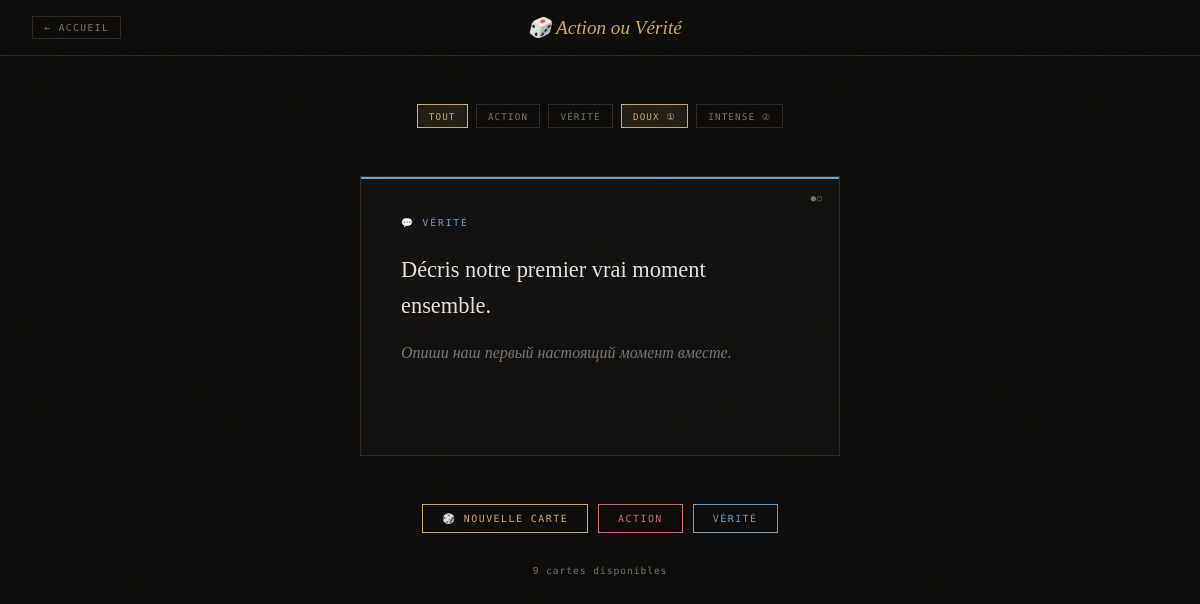
/jeux.php?type=all&niveau=1 (signed in), run on the app's committed database.
### tables this page shows
CREATE TABLE IF NOT EXISTS jeux_cartes (
    id          INT UNSIGNED AUTO_INCREMENT PRIMARY KEY,
    type        ENUM('action','verite') NOT NULL,
    contenu_fr  TEXT NOT NULL,
    contenu_ru  TEXT,
    niveau      TINYINT DEFAULT 1,
    created_at  DATETIME DEFAULT CURRENT_TIMESTAMP
);

### config.php (called while the page is built, shortened)
<?php
function db(): PDO {
    static $pdo = null;
    if (!$pdo) {
        $pdo = new PDO(
            "mysql:host=".DB_HOST.";dbname=".DB_NAME.";charset=".DB_CHARSET,
            DB_USER, DB_PASS,
            [PDO::ATTR_ERRMODE => PDO::ERRMODE_EXCEPTION,
             PDO::ATTR_DEFAULT_FETCH_MODE => PDO::FETCH_ASSOC,
             PDO::ATTR_EMULATE_PREPARES => false]
        );
    }
    return $pdo;
}
function currentUser(): array {
    return $_SESSION['user'] ?? [];
}
function t(string $fr, string $ru): string {
    $lang = $_SESSION['user']['lang'] ?? 'fr';
    return $lang === 'ru' ? $ru : $fr;
}
function h(string $s): string {
    return htmlspecialchars($s, ENT_QUOTES, 'UTF-8');
}

### jeux.php (the view, shortened to what this page needs)
<?php
require_once __DIR__.'/config.php';
$user = currentUser();
$lang = $user['lang'];
$type   = $_GET['type'] ?? 'all';
$niveau = (int)($_GET['niveau'] ?? 0);
try {
    $where = "WHERE 1=1";
    $params = [];
    if ($niveau > 0)         { $where .= " AND niveau=?"; $params[] = $niveau; }
    $carte_id = isset($_GET['id']) ? (int)$_GET['id'] : null;
    if ($carte_id) {
        $stmt = db()->prepare("SELECT * FROM jeux_cartes WHERE id=?");
        $stmt->execute([$carte_id]);
        $carte = $stmt->fetch();
    } else {
        $stmt = db()->prepare("SELECT * FROM jeux_cartes $where ORDER BY RAND() LIMIT 1");
        $stmt->execute($params);
        $carte = $stmt->fetch();
    }
    $total = db()->prepare("SELECT COUNT(*) FROM jeux_cartes $where");
    $total->execute($params);
    $total = $total->fetchColumn();
} catch(Exception $e) { $carte = null; $total = 0; }
?>
<!DOCTYPE html>
<html lang="<?= $lang ?>">
<head>
</head>
<body>
<div class="topbar">
  <a class="back" href="<?= BASE_URL ?>/dashboard.php">← <?= t('Accueil','Главная') ?></a>
  <div class="topbar-title">🎲 <?= t('Action ou Vérité','Правда или Действие') ?></div>
</div>
<div class="wrap">
  <div class="filters">
    <a class="filter-btn <?= $type==='all'?'active':'' ?>" href="?type=all"><?= t('Tout','Все') ?></a>
    <a class="filter-btn action <?= $type==='action'?'active':'' ?>" href="?type=action"><?= t('Action','Действие') ?></a>
    <a class="filter-btn verite <?= $type==='verite'?'active':'' ?>" href="?type=verite"><?= t('Vérité','Правда') ?></a>
    <a class="filter-btn <?= $niveau===1?'active':'' ?>" href="?type=<?= $type ?>&niveau=1"><?= t('Doux','Мягко') ?> ①</a>
    <a class="filter-btn <?= $niveau===2?'active':'' ?>" href="?type=<?= $type ?>&niveau=2"><?= t('Intense','Интенсивно') ?> ②</a>
  </div>
  <?php if ($carte): ?>
  <div class="card-wrap">
    <div class="game-card <?= $carte['type'] ?>">
      <div>
        <div class="card-type <?= $carte['type'] ?>">
          <?php if ($carte['type']==='action'): ?>
            <?= t('⚡ Action','⚡ Действие') ?>
          <?php else: ?>
            <?= t('💬 Vérité','💬 Правда') ?>
          <?php endif; ?>
        </div>
        <div class="card-niveau"><?= str_repeat('●', $carte['niveau']) ?><?= str_repeat('○', 2-$carte['niveau']) ?></div>
        <div class="card-text">
          <div>
            <?= h($lang === 'ru' && $carte['contenu_ru'] ? $carte['contenu_ru'] : $carte['contenu_fr']) ?>
            <?php if ($lang !== 'ru' && $carte['contenu_ru']): ?>
            <div class="card-ru"><?= h($carte['contenu_ru']) ?></div>
            <?php elseif ($lang === 'ru'): ?>
            <div class="card-ru"><?= h($carte['contenu_fr']) ?></div>
            <?php endif; ?>
          </div>
        </div>
      </div>
    </div>
  </div>
  <div class="card-btns">
    <a class="cbtn main" href="?type=<?= $type ?>&niveau=<?= $niveau ?>">🎲 <?= t('Nouvelle carte','Новая карта') ?></a>
    <a class="cbtn act" href="?type=action&niveau=<?= $niveau ?>"><?= t('Action','Действие') ?></a>
    <a class="cbtn ver" href="?type=verite&niveau=<?= $niveau ?>"><?= t('Vérité','Правда') ?></a>
  </div>
  <div class="stats"><?= $total ?> <?= t('cartes disponibles','карт доступно') ?></div>
  <?php else: ?>
  <div class="no-card"><?= t('Aucune carte disponible pour ces filtres.','Нет карточек для выбранных фильтров.') ?></div>
  <?php endif; ?>
</div>
</body>
</html>

### jeux.php (style rules this page uses)
:root { --bg:#0f0d0b;--s:#141210;--border:#2e2a25;--accent:#c9a96e;--as:rgba(201,169,110,.1);--text:#e8e0d5;--muted:#7a7268;--action:#c96e6e;--verite:#6e9dc9 }
* { box-sizing:border-box;margin:0;padding:0 }
body { background:var(--bg);color:var(--text);font-family:'DM Mono',monospace;min-height:100vh }
body::before { content:'';position:fixed;inset:0;pointer-events:none;z-index:999;opacity:.4 }
.topbar { display:flex;justify-content:space-between;align-items:center;padding:1rem 2rem;border-bottom:1px solid var(--border);position:sticky;top:0;background:var(--bg);z-index:50 }
.back { font-size:.6rem;letter-spacing:.15em;text-transform:uppercase;color:var(--muted);text-decoration:none;border:1px solid var(--border);padding:.3rem .7rem;transition:all .2s }
.topbar-title { font-family:'Cormorant Garamond',serif;font-size:1.2rem;font-style:italic;color:var(--accent) }
.wrap { max-width:680px;margin:0 auto;padding:3rem 2rem }
.filters { display:flex;flex-wrap:wrap;gap:.5rem;margin-bottom:3rem;justify-content:center }
.filter-btn { font-size:.58rem;letter-spacing:.12em;text-transform:uppercase;background:transparent;border:1px solid var(--border);color:var(--muted);padding:.35rem .7rem;cursor:pointer;text-decoration:none;transition:all .2s }
.filter-btn:hover,.filter-btn.active { border-color:var(--accent);color:var(--accent);background:var(--as) }
.card-wrap { display:flex;justify-content:center;margin-bottom:3rem }
.game-card { width:100%;max-width:480px;min-height:280px;background:var(--s);border:1px solid var(--border);padding:2.5rem;display:flex;flex-direction:column;justify-content:space-between;animation:cardIn .4s ease;position:relative;overflow:hidden }
.game-card::after { content:'';position:absolute;top:0;left:0;right:0;height:2px }
.game-card.verite::after { background:var(--verite) }
.card-type { font-size:.6rem;letter-spacing:.2em;text-transform:uppercase;margin-bottom:1.5rem }
.card-type.verite { color:var(--verite) }
.card-niveau { position:absolute;top:1rem;right:1rem;font-size:.55rem;letter-spacing:.1em;color:var(--muted) }
.card-text { font-family:'Cormorant Garamond',serif;font-size:1.4rem;font-weight:300;line-height:1.6;color:var(--text);flex:1;display:flex;align-items:center }
.card-ru { font-size:1rem;color:var(--muted);margin-top:1rem;font-style:italic;font-family:'Cormorant Garamond',serif }
.card-btns { display:flex;flex-wrap:wrap;gap:.6rem;justify-content:center }
.cbtn { font-size:.62rem;letter-spacing:.15em;text-transform:uppercase;background:transparent;border:1px solid var(--border);color:var(--muted);padding:.5rem 1.2rem;cursor:pointer;text-decoration:none;transition:all .2s;display:inline-block }
.cbtn.main { border-color:var(--accent);color:var(--accent) }
.cbtn.act { border-color:var(--action);color:var(--action) }
.cbtn.ver { border-color:var(--verite);color:var(--verite) }
.stats { text-align:center;font-size:.6rem;color:var(--muted);margin-top:2rem;letter-spacing:.1em }

### data on the page
jeux_cartes: niveau "●", niveau "○", contenu_fr "Décris notre premier vrai moment ensemble.", contenu_ru "Опиши наш первый настоящий момент вместе."

### other printed values
t('Accueil','Главная') "ACCUEIL"
t('Action ou Vérité','Правда или Действие') "Action ou Vérité"
t('Tout','Все') "TOUT"
t('Action','Действие') "ACTION"
t('Vérité','Правда') "VÉRITÉ"
t('Doux','Мягко') "DOUX"
t('Intense','Интенсивно') "INTENSE"
t('💬 Vérité','💬 Правда') "💬 VÉRITÉ"
t('Nouvelle carte','Новая карта') "NOUVELLE CARTE"
$total "9"
t('cartes disponibles','карт доступно') "cartes disponibles"
